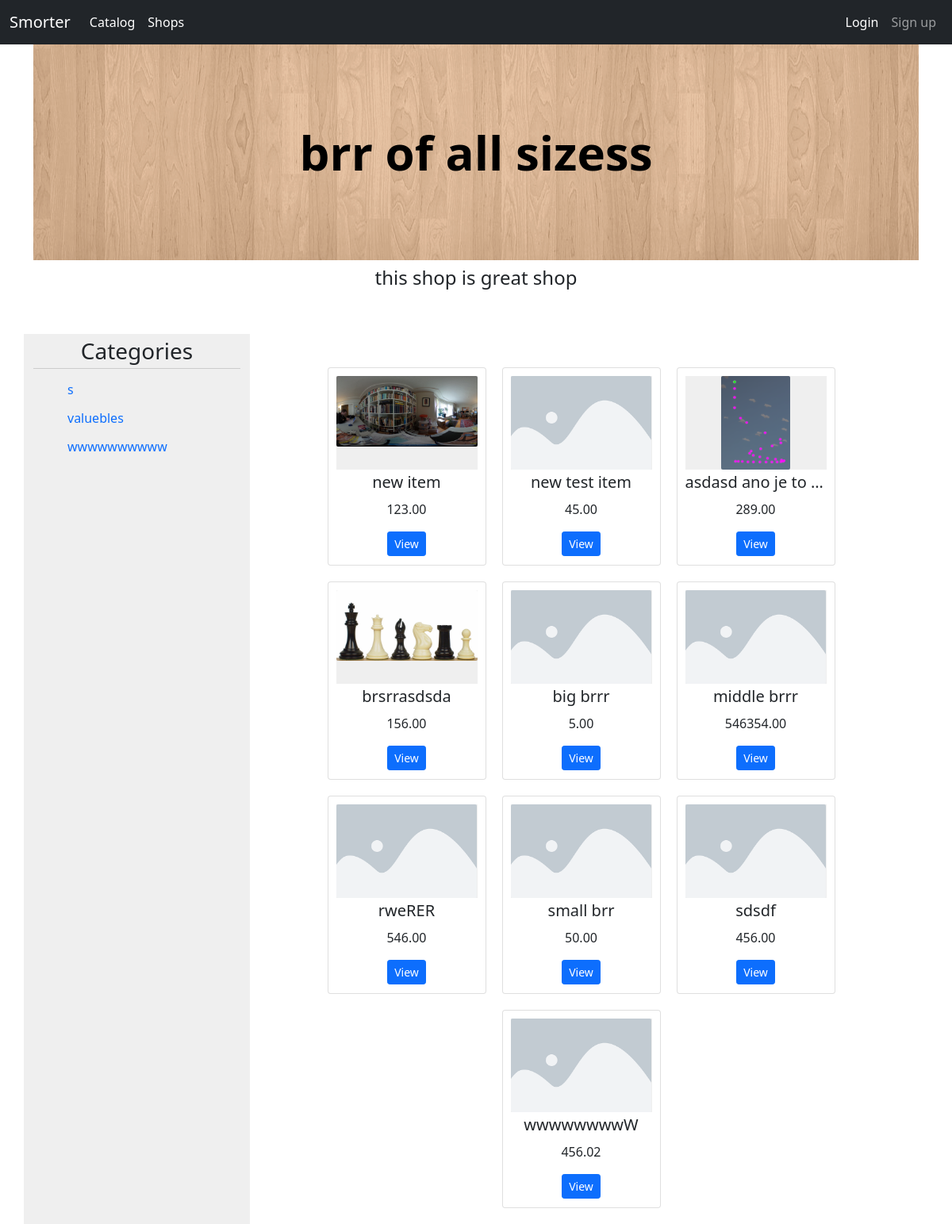
The page /shop/1/ on the database as committed earlier.
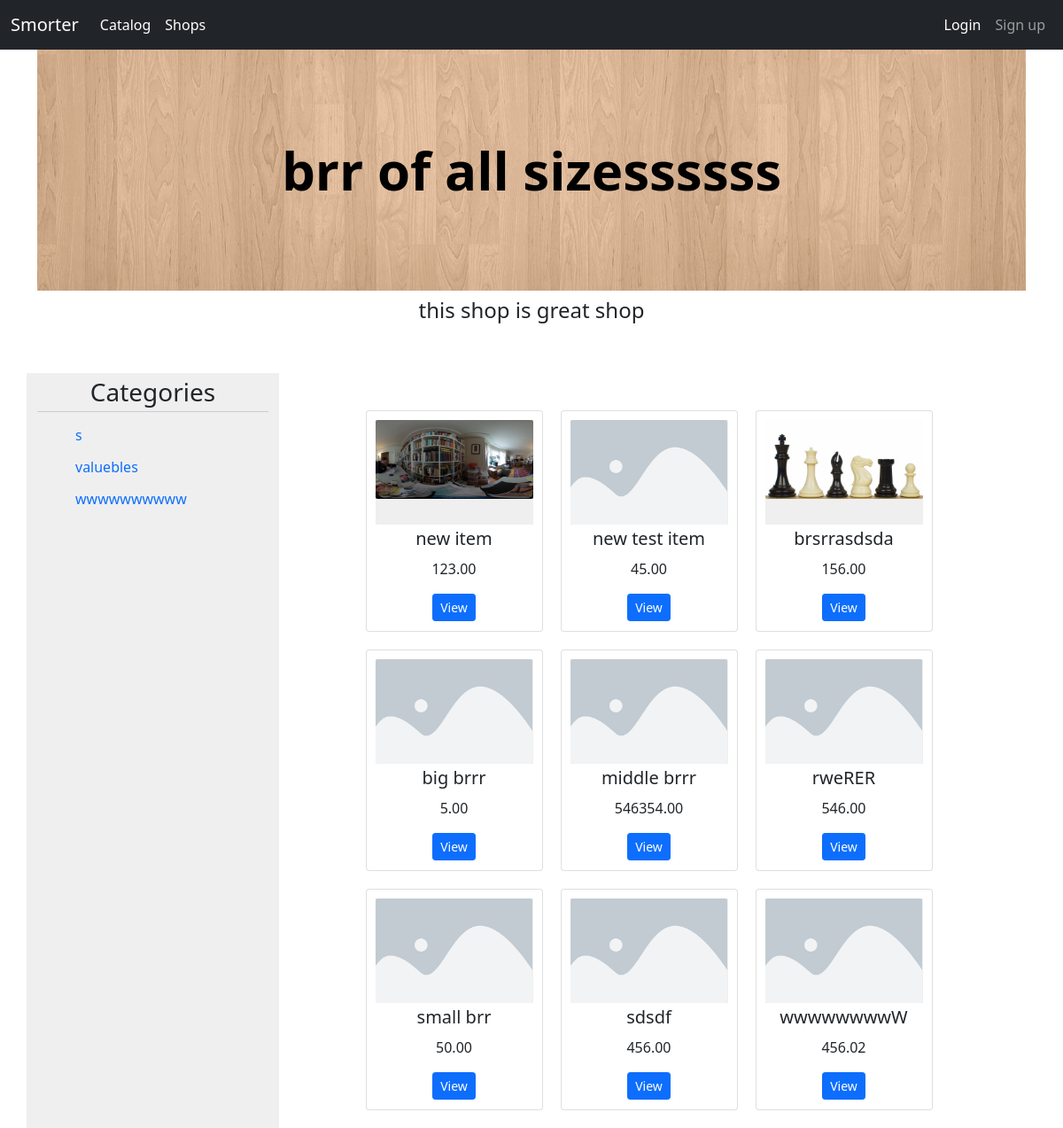
The same page on the database as committed later.
### eshop/models.py (models this page shows, shortened)
class Shop(models.Model):
    owner = models.ForeignKey(SmorterUser, null=True, blank=True, on_delete=models.CASCADE)
    title = models.CharField(max_length=100, null=False, blank=False, unique=True)
    description = models.TextField()
    admin_group = models.OneToOneField(SmorterGroup, null=True, blank=True, on_delete=models.SET_NULL)
    payment_methods = models.ManyToManyField(PaymentMethod, blank=False, null=False)
    shipment_methods = models.ManyToManyField(ShipmentMethod, blank=False, null=False)
    datetime = models.DateTimeField(default=datetime.datetime.now, blank=True)
    image = models.ImageField(upload_to=shop_img_path, null=True, blank=True)
    class Meta:
        ordering = ["owner"]

class Item(models.Model):
    shop = models.ForeignKey(Shop, null=False, blank=False, on_delete=models.CASCADE)
    title = models.CharField(max_length=150, blank=False, null=False)
    description = models.TextField(blank=True, null=True)
    path = models.CharField(max_length=200, blank=False, null=False)
    price = models.DecimalField(decimal_places=2, max_digits=9, blank=False, null=False)
    specs = models.CharField(max_length=1000, default={})
    class Meta:
        ordering = ["shop", "path"]

class ItemImage(models.Model):
    item = models.ForeignKey(Item, null=False, blank=False, on_delete=models.CASCADE)
    image = models.ImageField(width_field='image_width', height_field='image_height', upload_to=item_img_path, null=False, blank=False)
    image_width = models.IntegerField(null=True)
    image_height = models.IntegerField(null=True)
    alt = models.CharField(max_length=50, default="item_image")

### eshop/views.py (the view)
# urls.py: path('shop/<int:id>/', views.shop, name="view_shop"),
def shop(request, id):
    shop = get_object_or_404(Shop, id=id)
    query = dict(request.GET.lists())
    categories = get_shop_categories(shop)
    return render(request, 'eshop/shop/view.html', {"shop":  shop, "categories": categories})

### eshop/templatetags/tags.py (called while the page is built)
@register.filter(name='item_image')
def item_image(value):
    if len(value):
        return value[0].image.url

@register.filter(name='widther')
def widther(value):
    if value:
        return value[0].image_width > value[0].image_height

@register.filter(name="is_admin")
def is_admin(user, shop):
    return is_shop_admin(user, shop)

### eshop/views.py (called while the page is built)
def is_shop_admin(user, shop):
    return user.is_authenticated and shop.admin_group in user.smorteruser.groups.all()

def add_item(dic, buffer, item):
    if len(buffer) > 0:
        if buffer[0] not in dic:
            dic[buffer[0]] = {"items": [], "path": (dic["path"] if "path" in dic else []) + [buffer[0]]}
        add_item(dic[buffer[0]], buffer[1:], item)
    else:
        dic["items"].append(item)

def get_shop_categories(shop):
    categories = {"items": [], "path": []}
    items = [[x["fields"], x["pk"]] for x in json.loads(serializers.serialize("json", shop.item_set.all()))]
    for item, pk in items:
        cats = item["path"].split("/")
        item["id"] = pk
        add_item(categories, cats, item)
    return categories

### eshop/templates/eshop/shop/view.html (shortened to what this page needs)
{% extends "base.html" %}
{% load tags %}
{% load static %}
{% block content %}
    <div class="container">
        <div id="shop-view-info" class="text-center">
            <div>
                <h1 id="shop-title" {% if shop.image %} style="background:url('{{ shop.image.url }}') 50% 50% no-repeat" {% endif %}>{{ shop.title }}</h1>
            </div>
            <h4>{{ shop.description }}</h4>
        </div>
        <br><br>
        <div id="shop-view-items" class="row">
            <div class="col-md-3" id="categories">
                <h3>Categories</h3>
                <ul></ul>
            </div>
            <div class="col-md-9 editable" id="items">
                {% for item in shop.item_set.all %}
                <div class="card item" path="{{item.path}}">
                    <div class="card-body">
                         <div class="img-wrapper">
                            <div class="item-card-img">
                                {% if item.itemimage_set.all|item_image %}
                                    <img id="main-img" {% if item.itemimage_set.all|widther %}class="widther"{% endif %} src="{{ item.itemimage_set.all|item_image }}" alt="{{ item.title }}">
                                {% else %}
                                    <img id="main-img" src="{% static 'img/item-placehloder.png' %}" alt="{{ item.title }}">
                                {% endif %}
                            </div>
                        </div>
                        <h5 class="card-title item-title">{{ item.title }}</h5>
                        <p class="card-text">{{ item.price }}</p>
                        <a href="{% url 'view_item' item.id %}" class="btn btn-primary btn-sm">View</a>
                    </div>
                </div>
                {% endfor %}
            </div>
        </div>
    </div>
{% endblock %}

### eshop/templates/base.html (shortened to what this page needs)
<!doctype html>
<html lang="en">
  <head>
    <link href="https://cdn.jsdelivr.net/npm/bootstrap@5.0.0/dist/css/bootstrap.min.css" rel="stylesheet">
    <link rel="stylesheet" href="https://cdn.jsdelivr.net/npm/bootstrap-select@1.13.14/dist/css/bootstrap-select.min.css">
    {% load static %}
    <link rel="stylesheet" href="https://cdnjs.cloudflare.com/ajax/libs/font-awesome/4.7.0/css/font-awesome.min.css">
    <link rel="stylesheet" href="{% static 'css/style.css' %}">
  </head>
  <body>
    {% include "navbar.html" %}
    {% block content %}
    {% endblock %}
  </body>
</html>

### eshop/templates/navbar.html (shortened to what this page needs)
{% load tags %}
<nav class="navbar navbar-expand-lg navbar-dark bg-dark">
  <div class="container-fluid">
    <a class="navbar-brand" href="{% url "home" %}">Smorter</a>
    <div class="collapse navbar-collapse" id="navbarSupportedContent">
      <ul class="navbar-nav me-auto mb-2 mb-lg-0">
        <li class="nav-item">
          <a class="nav-link active" href="{% url 'catalog' %}">Catalog</a>
        </li>
        <li class="nav-item">
          <a class="nav-link active" href="#">Shops</a>
        </li>
      </ul>
        {% if user.is_authenticated %}
        <li class="cart" id="cart">
          <i onclick="show_cart()" class="fa fa-shopping-cart"></i>
          <div class="cart-item-count" onclick="show_cart()" >{{ user.smorteruser.cart.items.count }}</div>
          <div id="cart-preview">
            <table class="table">
              <thead>
                <tr>
                  <th scope="col">Item</th>
                  <th scope="col">Params</th>
                  <th scope="col" class="text-end">Price</th>
                  <th></th>
                </tr>
              </thead>
              <tbody>
                {% for item in user.smorteruser.cart.items.all %}
                <tr>
                  <td>{{ item.item.title }}</td>
                  <td><ul class="list-group list-group-flush cart-param">
                    {% for attr, val in item|item_specs %}
                      <li class="list-group-item">{{ attr }}: {{ val }}</li>
                    {% endfor %}
                  </td></ul>
                  <td class="text-end">{{ item.count }} x {{ item.item.price }} = <b style="font-size: large;">{% widthratio item.count 1 item.item.price %}$</b></td>
                  <td><i class="fa fa-times cross-icon-small" onClick="remove_item({{ item.id }})"></i></td>
                </tr>
                {% endfor %}
              </tbody>
            </table>
            <div class="cart-footer">
              <a href="{% url 'checkout' %}" class="btn btn-primary">Checkout</a>
              <div>Total: <b>{{ user.smorteruser.cart|cart_total }}$</b></div>
            </div>
          </div>
        </li>
        <li class="nav-item dropdown navbar-nav">
          <a class="nav-link dropdown-toggle active" href="#" id="navbarDropdown" role="button" data-bs-toggle="dropdown" aria-expanded="false">
            {{user.username}}
          </a>
          <ul class="dropdown-menu" aria-labelledby="navbarDropdown" style="left: -75px; top:50px;">
            <li><a class="dropdown-item disabled" href="#">My account</a></li>
            <li><a class="dropdown-item" href="{% url "my_shops" %}">My shops</a></li>
            <li><hr class="dropdown-divider"></li>
            <li><a class="dropdown-item" href="{% url "logout" %}">Logout</a></li>
          </ul>
        </li>
        {% else %}
        <li class="navbar-nav nav-item">
          <a class="nav-link active" href="{% url "login" %}">Login</a>
        </li>
        <li class="navbar-nav nav-item">
          <a class="nav-link" href="{% url "signup" %}">Sign up</a>
        </li>
        {% endif %}
    </div>
  </div>
</nav>

### static/css/style.css (style rules this page uses)
#categories { text-align: start; background-color: rgb(239, 239, 239); }
#categories h3 { text-align: center; padding: 5px; border-bottom: 1px rgb(204, 204, 204) solid; }
#categories ul { list-style-type: none !important; }
#shop-title { font-size: 60px; padding: 100px; background-color: rgb(202, 202, 202); color: black; font-weight: bold; }
#items { display: flex; flex-wrap: wrap; align-items: flex-start; justify-content: center; }
.item { width: 200px; height: 250px; margin-right: 20px; margin-bottom: 20px; }
.item-title { margin-top: 2px; padding: 2px 0; overflow: hidden; white-space: nowrap; text-overflow: ellipsis !important; font-size: 20px; }
.item .card-body { padding: 10px; }
.img-wrapper { padding: 0; box-sizing: border-box; resize: horizontal; max-width: 100%; }
.img-wrapper div { width: 100%; padding-bottom: 56.25%; background-color: rgb(239, 239, 239); display: flex; align-items: center; justify-content: center; position: relative; }
.item-card-img { padding-bottom: 66.5% !important; }
.img-wrapper div img { position: absolute; top: 0; bottom: 0; left: 0; right: 0; height: 100%; width: auto; margin: 0 auto; border-radius: 2px; }
.widther { width: 100% !important; height: auto !important; }
div { text-align: center; }
.editable { position: relative; margin-top: 42px; }

Rows that differ between the two databases and show on the page:
removed Item: itemimage_set.all|item_image (picture), title "asdasd ano je to…", price "289.00"
changed Shop "this shop is great shop": title "brr of all sizess" → "brr of all sizessssss"
